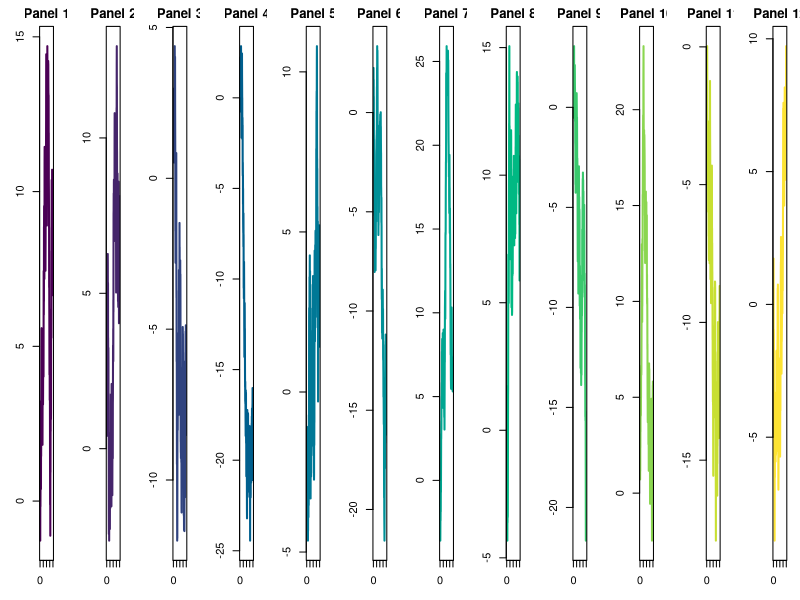
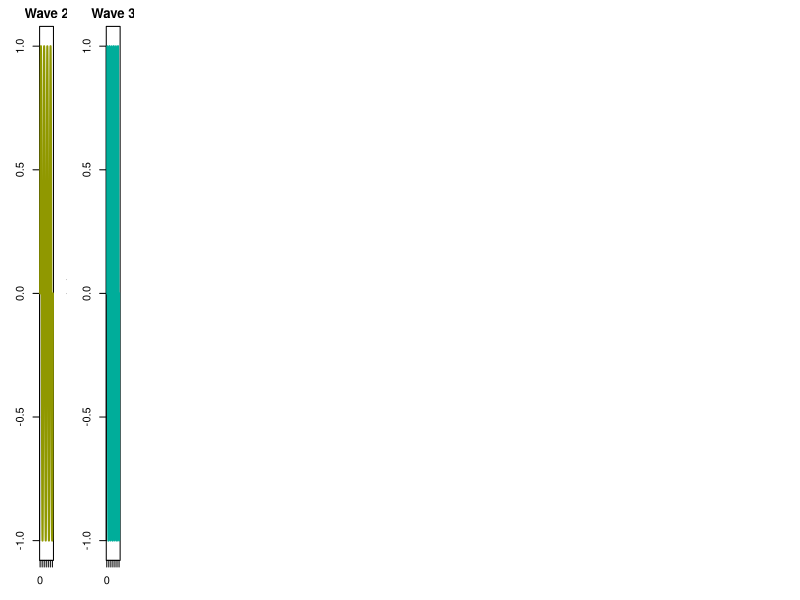

These charts were generated, in order, by the following R code:
## ---- chunk 1
#| code-fold: true
#| code-summary: "collage()"

#' Draw random walks in side-by-side panels.
#'
#' @param n Number of panels.
collage <- function(n = 12) {
  set.seed(1)
  par(mfrow = c(1, n), mar = c(3, 3, 2, 1))
  for (i in seq_len(n)) {
    plot(
      cumsum(rnorm(200)),
      type = "l",
      main = paste("Panel", i),
      xlab = "",
      ylab = "",
      col = hcl.colors(n)[i],
      lwd = 2
    )
  }
}
## ---- chunk 2
#| code-fold: true
#| code-summary: "wave()"

#' Draw a sine wave with shading to zero.
#'
#' @param k Frequency multiplier; the curve completes 2 * k cycles on 0 to 4 * pi.
wave <- function(k = 1) {
  x <- seq(0, 4 * pi, length.out = 400)
  col <- hcl.colors(4, "Dark 3")[(k - 1) %% 4 + 1]
  plot(
    x,
    sin(k * x),
    type = "n",
    main = paste("Wave", k),
    xlab = "x",
    ylab = "sin(kx)"
  )
  polygon(
    c(x, rev(x)),
    c(sin(k * x), rep(0, length(x))),
    col = adjustcolor(col, 0.35),
    border = NA
  )
  lines(x, sin(k * x), lwd = 2, col = col)
}
## ---- chunk 3
#| panzoom: true
#| echo: false
#| fig-width: 25
#| fig-height: 2
#| fig-alt: >-
#|   A row of 12 small line plots of random walks, each in its own color
#| fig-cap: "A 25 × 2 inch collage of 12 random walks."

collage(n = 12)
## ---- chunk 4
#| panzoom: true
#| fig-width: 12
#| fig-height: 5
#| column: page
#| fig-alt: "A sine curve, shaded between the curve and y = 0"
#| fig-cap: >-
#|   Wave 2: y = sin(2x); the area between the curve and y = 0 is shaded.

wave(k = 2)
## ---- chunk 5
#| panzoom: true
#| echo: false
#| fig-alt: "A sine curve, shaded between the curve and y = 0"
#| fig-cap: >-
#|   Wave 3: y = sin(3x); the area between the curve and y = 0 is shaded.

wave(k = 3)
